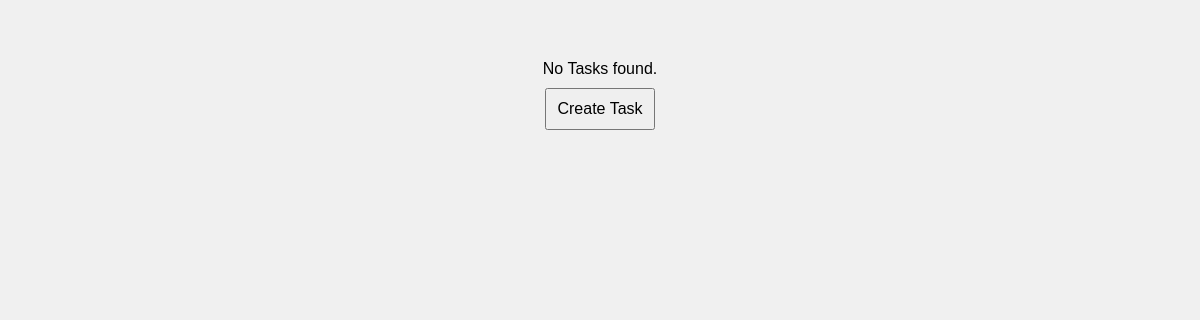
Page /admin/indexes/assgn_index.php on the earlier database version.
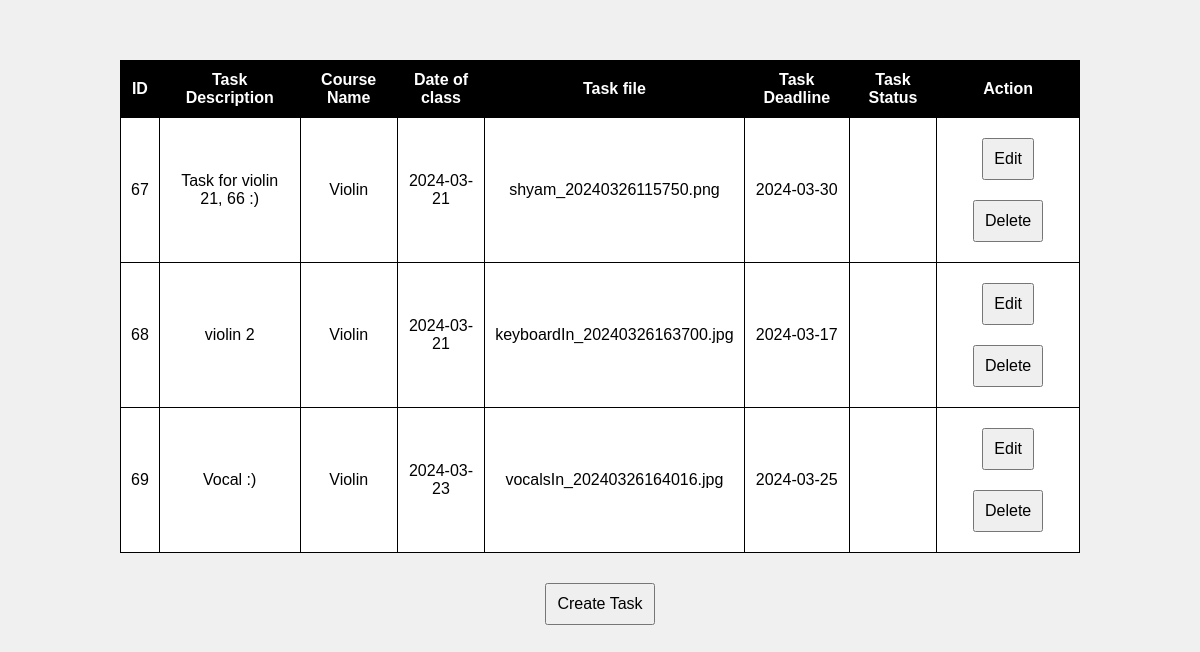
Same page on the later database version.
### tables this page shows
CREATE TABLE `class_tasks` (
  `task_id` int(11) NOT NULL,
  `task_desc` varchar(255) DEFAULT NULL,
  `course_parent_id` int(11) DEFAULT NULL,
  `date_parent_id` int(11) DEFAULT NULL,
  `task_file` varchar(255) DEFAULT NULL,
  `task_deadline` date DEFAULT NULL,
  `task_status` enum('Active','Inactive') DEFAULT NULL
);

CREATE TABLE `courses` (
  `course_id` int(11) NOT NULL,
  `course_name` varchar(255) NOT NULL,
  `course_desc` longtext NOT NULL,
  `course_img` varchar(255) NOT NULL,
  `course_icon` varchar(255) NOT NULL,
  `course_status` enum('Active','Inactive') NOT NULL
);

CREATE TABLE `classes` (
  `class_id` int(11) NOT NULL,
  `course_parent_id` int(11) NOT NULL,
  `user_parent_id` int(11) NOT NULL,
  `sched_start_time` time NOT NULL,
  `sched_end_time` time NOT NULL,
  `date_of_class` date NOT NULL,
  `created_at` timestamp NOT NULL DEFAULT current_timestamp(),
  `updated_at` timestamp NOT NULL DEFAULT current_timestamp(),
  `actual_start_time` datetime DEFAULT NULL,
  `actual_end_time` datetime DEFAULT NULL,
  `class_status` enum('Upcoming','Ongoing','Finished','Cancelled') NOT NULL
);

### admin/indexes/assgn_index.php (the view, shortened to what this page needs)
<!DOCTYPE html>
<html>
<head>
</head>
<body>
<h2 id="responseMessageAssgn">&nbsp;</h2>
<div id="updateTableContainerAssgn">
<?php
include("../db.php");
$sql = "SELECT i.*,
           cl.date_of_class,
           c.course_name
    FROM class_tasks i
    LEFT JOIN classes cl ON i.date_parent_id = cl.class_id
    LEFT JOIN courses c ON i.course_parent_id = c.course_id";
$result = $conn->query($sql);
if ($result->num_rows > 0) {
    echo "<table>";
    echo "<tr><th>ID</th><th>Task Description</th><th>Course Name</th><th>Date of class</th><th>Task file</th><th>Task Deadline</th><th>Task Status</th><th>Action</th></tr>";
    while ($row = $result->fetch_assoc()) {
        echo "<tr>";
        echo "<td>{$row['task_id']}</td>";
        echo "<td>{$row['task_desc']}</td>";
        echo "<td>{$row['course_name']}</td>";
        echo "<td>{$row['date_of_class']}</td>";
        echo "<td>{$row['task_file']}</td>";
        echo "<td>{$row['task_deadline']}</td>";
        echo "<td>{$row['task_status']}</td>";
        echo "<td>";
        echo "<button onclick=\"showFormAssgn('edit_mode_assgn', {$row['task_id']})\">Edit</button>";
        echo "<button onclick=\"showFormAssgn('delete_mode_assgn', {$row['task_id']})\">Delete</button>";
        echo "</td>";
        echo "</tr>";
    }
    echo "</table>";
} else {
    echo "No Tasks found.";
}
?>
</div>
<button onclick="showFormAssgn('create_mode_assgn', null)">Create Task</button>
</body>
</html>

### admin/indexes/assgn_index.php (style rules this page uses)
body { background-color: #f0f0f0; font-family: Arial, sans-serif; text-align: center; margin: 0; padding: 0; }
table { border-collapse: collapse; width: 80%; margin: 20px auto; background-color: #fff; }
th, td { border: 1px solid #000; padding: 10px; }
th { background-color: #000; color: #fff; }
button { padding: 10px; font-size: 16px; margin: 10px; }
#responseMessageAssgn { height: 20px; }

Differences in the rows shown:
added class_tasks: task_id "67", task_desc "Task for violin 21, 66 :)", courses.course_name "Violin", classes.date_of_class "2024-03-21", task_file "shyam_20240326115750.png", task_deadline "2024-03-30"
added class_tasks: task_id "68", task_desc "violin 2", courses.course_name "Violin", classes.date_of_class "2024-03-21", task_file "keyboardIn_20240326163700.jpg", task_deadline "2024-03-17"
added class_tasks: task_id "69", task_desc "Vocal :)", courses.course_name "Violin", classes.date_of_class "2024-03-23", task_file "vocalsIn_20240326164016.jpg", task_deadline "2024-03-25"
Other differences:
text no longer shown: "No Tasks found."
text now shown: "ID Task Description Course Name Date of class Task file Task Deadline Task Status Action"
